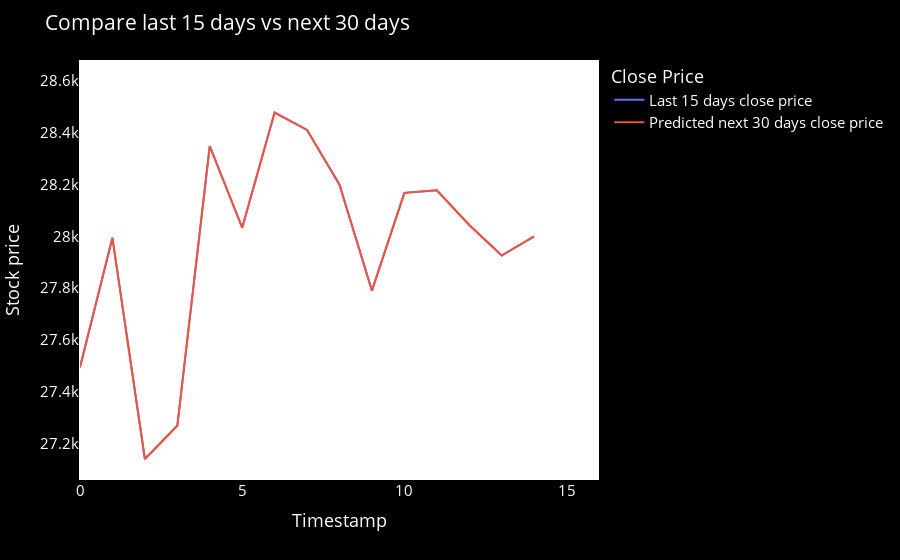

This figure's notebook cell:
### Code cell
temp_mat = np.empty((len(last_days)+pred_days+1,1))
temp_mat[:] = np.nan
temp_mat = temp_mat.reshape(1,-1).tolist()[0]

last_original_days_value = temp_mat
next_predicted_days_value = temp_mat

last_original_days_value[0:time_step+1] = scaler.inverse_transform(closedf[len(closedf)-time_step:]).reshape(1,-1).tolist()[0]
next_predicted_days_value[time_step+1:] = scaler.inverse_transform(np.array(lst_output).reshape(-1,1)).reshape(1,-1).tolist()[0]

new_pred_plot = pd.DataFrame({
    'last_original_days_value':last_original_days_value,
    'next_predicted_days_value':next_predicted_days_value
})

names = cycle(['Last 15 days close price','Predicted next 30 days close price'])

fig = px.line(new_pred_plot,x=new_pred_plot.index, y=[new_pred_plot['last_original_days_value'],
                                                      new_pred_plot['next_predicted_days_value']],
              labels={'value': 'Stock price','index': 'Timestamp'})
fig.update_layout({
    'plot_bgcolor': 'black',
    'paper_bgcolor': 'black'
})
fig.update_layout(title_text='Compare last 15 days vs next 30 days',
                  plot_bgcolor='white', font_size=15, font_color='white',legend_title_text='Close Price')

fig.for_each_trace(lambda t:  t.update(name = next(names)))
fig.update_xaxes(showgrid=False)
fig.update_yaxes(showgrid=False)
fig.show()

### Figure 1 — Plotly figure (JSON) as saved in the notebook; plotly's stock layout.template omitted (floating-point values rounded to 4 significant figures)
{"data": [{"hovertemplate": "variable=last_original_days_value<br>Timestamp=%{x}<br>Stock price=%{y}<extra></extra>", "legendgroup": "last_original_days_value", "line": {"color": "#636efa", "dash": "solid"}, "marker": {"symbol": "circle"}, "mode": "lines", "name": "Last 15 days close price", "orientation": "v", "showlegend": true, "type": "scatter", "x": [0, 1, 2, 3, 4, 5, 6, 7, 8, 9, 10, 11, 12, 13, 14, 15, 16], "xaxis": "x", "y": [27490.0, 27990.0, 27140.0, 27270.0, 28350.0, 28030.0, 28480.0, 28410.0, 28200.0, 27790.0, 28170.0, 28180.0, 28040.0, 27930.0, 28000.0, null, 28600.0], "yaxis": "y"}, {"hovertemplate": "variable=next_predicted_days_value<br>Timestamp=%{x}<br>Stock price=%{y}<extra></extra>", "legendgroup": "next_predicted_days_value", "line": {"color": "#EF553B", "dash": "solid"}, "marker": {"symbol": "circle"}, "mode": "lines", "name": "Predicted next 30 days close price", "orientation": "v", "showlegend": true, "type": "scatter", "x": [0, 1, 2, 3, 4, 5, 6, 7, 8, 9, 10, 11, 12, 13, 14, 15, 16], "xaxis": "x", "y": [27490.0, 27990.0, 27140.0, 27270.0, 28350.0, 28030.0, 28480.0, 28410.0, 28200.0, 27790.0, 28170.0, 28180.0, 28040.0, 27930.0, 28000.0, null, 28600.0], "yaxis": "y"}], "layout": {"font": {"color": "white", "size": 15}, "legend": {"title": {"text": "Close Price"}, "tracegroupgap": 0}, "margin": {"t": 60}, "paper_bgcolor": "black", "plot_bgcolor": "white", "title": {"text": "Compare last 15 days vs next 30 days"}, "xaxis": {"anchor": "y", "domain": [0, 1], "showgrid": false, "title": {"text": "Timestamp"}}, "yaxis": {"anchor": "x", "domain": [0, 1], "showgrid": false, "title": {"text": "Stock price"}}}}
